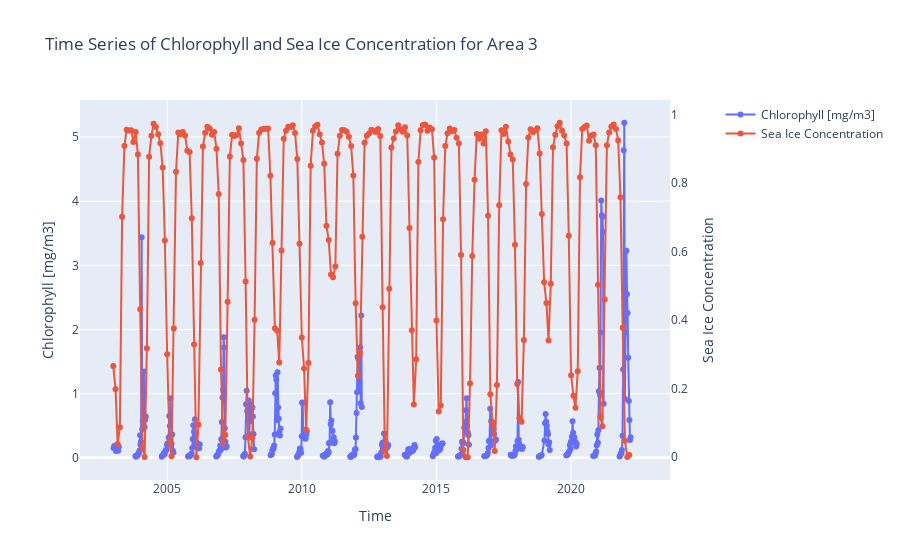

The code cell stored with this chart in its notebook:
### Code cell
# Create the time series plot with two y-axes
fig = make_subplots(specs=[[{"secondary_y": True}]])

# Add the first time series (primary y-axis)
fig.add_trace(
    go.Scatter(
        x=bloom_dates,
        y=[calculate_average(bloom_latitudes, bloom_longitudes, bloom_data, lat_bounds, lon_bounds, t) for t in range(len(bloom_dates))],
        mode='lines+markers',
        name='Chlorophyll [mg/m3]',
    ),
    secondary_y=False  # Use the primary y-axis
)

# Add the second time series (secondary y-axis)
fig.add_trace(
    go.Scatter(
        x=seaice_dates[:231],
        y= [calculate_average_sea_ice(seaice_lat_grid, seaice_lon_grid, sea_ice_concentration, lat_bounds, lon_bounds, t) for t in range(len(seaice_dates[:231]))],
        mode='lines+markers',
        name='Sea Ice Concentration'
    ),
    secondary_y=True  # Use the secondary y-axis
)

# Update layout for better visualization
fig.update_layout(
    title=f"Time Series of Chlorophyll and Sea Ice Concentration for Area {site}",
    xaxis_title="Time",
    yaxis_title="Chlorophyll [mg/m3]",  # Label for the primary y-axis
    yaxis2_title= "Sea Ice Concentration",  # Label for the secondary y-axis
    xaxis=dict(showgrid=True),
    yaxis=dict(showgrid=True),
    yaxis2=dict(showgrid=False)  # Optional: Disable grid for secondary y-axis
)

# Show the plot
fig.show()

### Figure 1 — Plotly figure (JSON) as saved in the notebook; plotly's stock layout.template omitted (floating-point values rounded to 4 significant figures; data arrays with more than 128 entries replaced by an {"elided": "..."} marker saying what was removed)
{"data": [{"mode": "lines+markers", "name": "Chlorophyll [mg/m3]", "type": "scatter", "x": {"elided": "890 str values"}, "xaxis": "x", "y": {"elided": "890 float values"}, "yaxis": "y"}, {"mode": "lines+markers", "name": "Sea Ice Concentration", "type": "scatter", "x": {"elided": "231 str values"}, "xaxis": "x", "y": {"elided": "231 float values"}, "yaxis": "y2"}], "layout": {"title": {"text": "Time Series of Chlorophyll and Sea Ice Concentration for Area 3"}, "xaxis": {"anchor": "y", "domain": [0, 0.94], "showgrid": true, "title": {"text": "Time"}}, "yaxis": {"anchor": "x", "domain": [0, 1], "showgrid": true, "title": {"text": "Chlorophyll [mg/m3]"}}, "yaxis2": {"anchor": "x", "overlaying": "y", "showgrid": false, "side": "right", "title": {"text": "Sea Ice Concentration"}}}}
